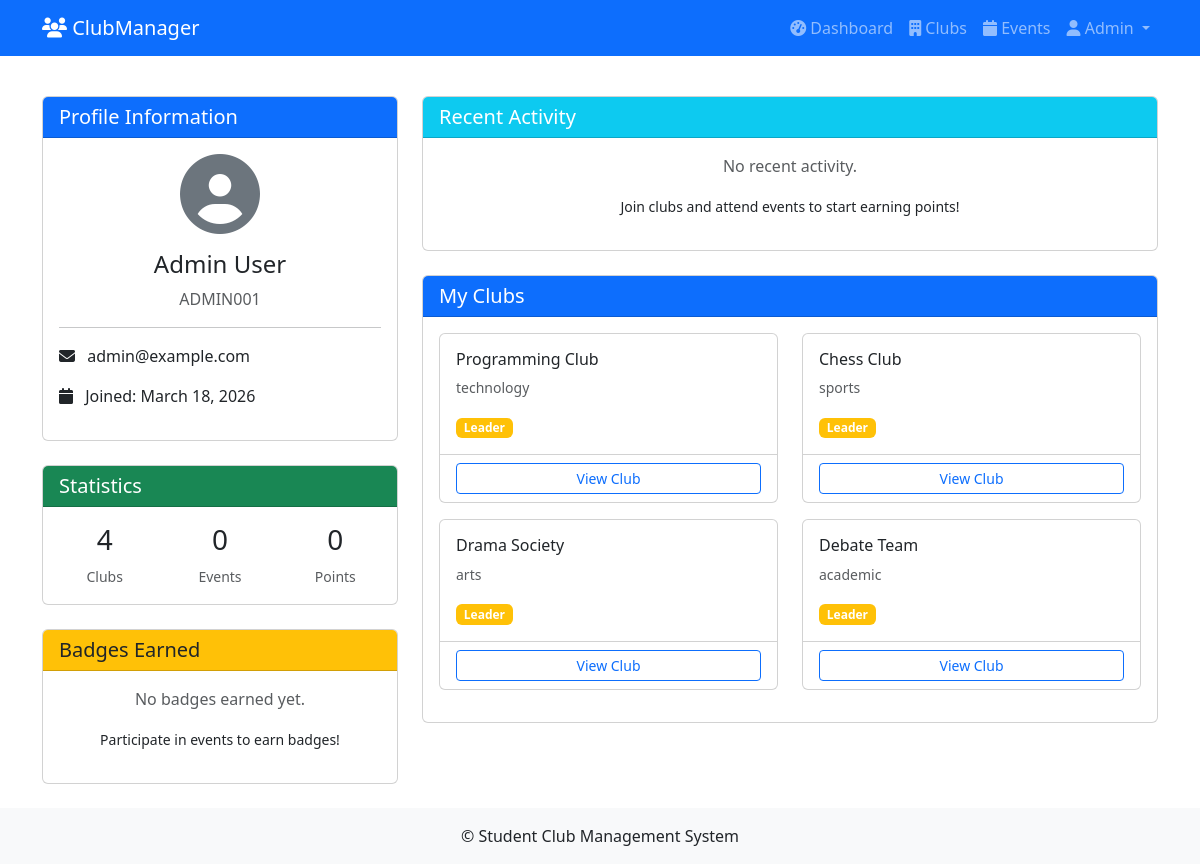
Screenshot of /dashboard/profile (signed in) with the database file from the repository.
### app/models/user.py (models this page shows, shortened)
class User(UserMixin, db.Model):
    __tablename__ = 'users'
    id = db.Column(db.Integer, primary_key=True)
    student_number = db.Column(db.String(20), unique=True, nullable=False)
    email = db.Column(db.String(120), unique=True, nullable=False)
    first_name = db.Column(db.String(50), nullable=False)
    last_name = db.Column(db.String(50), nullable=False)
    password_hash = db.Column(db.String(128), nullable=False)
    phone = db.Column(db.String(20))
    is_admin = db.Column(db.Boolean, default=False)
    is_active = db.Column(db.Boolean, default=True)
    created_at = db.Column(db.DateTime, default=datetime.utcnow)
    last_login = db.Column(db.DateTime)
    memberships = db.relationship('Membership', back_populates='user', cascade='all, delete-orphan')
    events_attended = db.relationship('EventAttendance', back_populates='user')
    announcements = db.relationship('Announcement', back_populates='author')
    contributions = db.relationship('Contribution', back_populates='user')
    @property
    def full_name(self):
        return f"{self.first_name} {self.last_name}"

### app/models/club.py (models this page shows)
class Membership(db.Model):
    __tablename__ = 'memberships'
    id = db.Column(db.Integer, primary_key=True)
    user_id = db.Column(db.Integer, db.ForeignKey('users.id'), nullable=False)
    club_id = db.Column(db.Integer, db.ForeignKey('clubs.id'), nullable=False)
    role = db.Column(db.String(20), default='member')  # 'leader', 'officer', 'member'
    status = db.Column(db.String(20), default='pending')  # 'pending', 'approved', 'rejected'
    joined_at = db.Column(db.DateTime)
    requested_at = db.Column(db.DateTime, default=datetime.utcnow)
    user = db.relationship('User', back_populates='memberships')
    club = db.relationship('Club', back_populates='memberships')
    __table_args__ = (db.UniqueConstraint('user_id', 'club_id', name='unique_membership'),)

class Club(db.Model):
    __tablename__ = 'clubs'
    id = db.Column(db.Integer, primary_key=True)
    name = db.Column(db.String(100), nullable=False, unique=True)
    description = db.Column(db.Text, nullable=False)
    category = db.Column(db.String(50))
    created_at = db.Column(db.DateTime, default=datetime.utcnow)
    created_by = db.Column(db.Integer, db.ForeignKey('users.id'))
    is_active = db.Column(db.Boolean, default=True)
    logo_url = db.Column(db.String(200))
    banner_url = db.Column(db.String(200))
    memberships = db.relationship('Membership', back_populates='club', cascade='all, delete-orphan')
    events = db.relationship('Event', back_populates='club', cascade='all, delete-orphan')
    announcements = db.relationship('Announcement', back_populates='club', cascade='all, delete-orphan')

### app/routes/dashboard.py (the view)
@bp.route('/profile')
@login_required
def profile():
    club_count = Membership.query.filter_by(
        user_id=current_user.id,
        status='approved'
    ).count()
    event_count = EventAttendance.query.filter_by(
        user_id=current_user.id,
        status='attended'
    ).count()
    total_points = db.session.query(func.sum(Contribution.points)).filter(
        Contribution.user_id == current_user.id
    ).scalar() or 0
    badges = UserBadge.query.filter_by(user_id=current_user.id).all()
    recent_contributions = Contribution.query.filter_by(
        user_id=current_user.id
    ).order_by(Contribution.created_at.desc()).limit(5).all()
    return render_template('dashboard/profile.html',
                         club_count=club_count,
                         event_count=event_count,
                         total_points=total_points,
                         badges=badges,
                         recent_contributions=recent_contributions)

### app/templates/dashboard/profile.html (shortened to what this page needs)
{% extends "base.html" %}
{% block content %}
<div class="row">
    <div class="col-md-4">
        <div class="card mb-4">
            <div class="card-header bg-primary text-white">
                <h5 class="mb-0">Profile Information</h5>
            </div>
            <div class="card-body text-center">
                <div class="mb-3">
                    <i class="fas fa-user-circle fa-5x text-secondary"></i>
                </div>
                <h4>{{ current_user.full_name }}</h4>
                <p class="text-muted">{{ current_user.student_number }}</p>
                <hr>
                <div class="text-start">
                    <p><i class="fas fa-envelope me-2"></i> {{ current_user.email }}</p>
                    <p><i class="fas fa-calendar me-2"></i> Joined: {{ current_user.created_at.strftime('%B %d, %Y') }}</p>
                </div>
            </div>
        </div>
        <div class="card mb-4">
            <div class="card-header bg-success text-white">
                <h5 class="mb-0">Statistics</h5>
            </div>
            <div class="card-body">
                <div class="row text-center">
                    <div class="col-4">
                        <h3>{{ club_count }}</h3>
                        <small class="text-muted">Clubs</small>
                    </div>
                    <div class="col-4">
                        <h3>{{ event_count }}</h3>
                        <small class="text-muted">Events</small>
                    </div>
                    <div class="col-4">
                        <h3>{{ total_points }}</h3>
                        <small class="text-muted">Points</small>
                    </div>
                </div>
            </div>
        </div>
        <div class="card">
            <div class="card-header bg-warning">
                <h5 class="mb-0">Badges Earned</h5>
            </div>
            <div class="card-body">
                {% if badges %}
                <div class="row">
                    {% for user_badge in badges %}
                    <div class="col-6 text-center mb-3">
                        <i class="{{ user_badge.badge.icon }} fa-3x text-primary"></i>
                        <h6>{{ user_badge.badge.name }}</h6>
                        <small class="text-muted">{{ user_badge.earned_at.strftime('%b %d, %Y') }}</small>
                    </div>
                    {% endfor %}
                </div>
                {% else %}
                <p class="text-muted text-center">No badges earned yet.</p>
                <p class="text-center"><small>Participate in events to earn badges!</small></p>
                {% endif %}
            </div>
        </div>
    </div>
    <div class="col-md-8">
        <div class="card">
            <div class="card-header bg-info text-white">
                <h5 class="mb-0">Recent Activity</h5>
            </div>
            <div class="card-body">
                {% if recent_contributions %}
                <div class="list-group list-group-flush">
                    {% for contribution in recent_contributions %}
                    <div class="list-group-item">
                        <div class="d-flex justify-content-between align-items-center">
                            <div>
                                <i class="fas fa-star text-warning me-2"></i>
                                <strong>+{{ contribution.points }} points</strong> - {{ contribution.description }}
                            </div>
                            <small class="text-muted">{{ contribution.created_at.strftime('%b %d, %Y') }}</small>
                        </div>
                    </div>
                    {% endfor %}
                </div>
                {% else %}
                <p class="text-muted text-center">No recent activity.</p>
                <p class="text-center"><small>Join clubs and attend events to start earning points!</small></p>
                {% endif %}
            </div>
        </div>
        <div class="card mt-4">
            <div class="card-header bg-primary text-white">
                <h5 class="mb-0">My Clubs</h5>
            </div>
            <div class="card-body">
                {% set memberships = current_user.memberships|selectattr('status', 'equalto', 'approved')|list %}
                {% if memberships %}
                <div class="row">
                    {% for membership in memberships %}
                    <div class="col-md-6 mb-3">
                        <div class="card h-100">
                            <div class="card-body">
                                <h6>{{ membership.club.name }}</h6>
                                <p class="small text-muted">{{ membership.club.category }}</p>
                                {% if membership.role == 'leader' %}
                                <span class="badge bg-warning">Leader</span>
                                {% else %}
                                <span class="badge bg-secondary">Member</span>
                                {% endif %}
                            </div>
                            <div class="card-footer bg-transparent">
                                <a href="{{ url_for('clubs.view_club', club_id=membership.club.id) }}" class="btn btn-sm btn-outline-primary w-100">
                                    View Club
                                </a>
                            </div>
                        </div>
                    </div>
                    {% endfor %}
                </div>
                {% endif %}
            </div>
        </div>
    </div>
</div>
{% endblock %}

### app/templates/base.html (shortened to what this page needs)
<!DOCTYPE html>
<html lang="en">
<head>
    <link href="https://cdn.jsdelivr.net/npm/bootstrap@5.3.0/dist/css/bootstrap.min.css" rel="stylesheet">
    <link rel="stylesheet" href="https://cdnjs.cloudflare.com/ajax/libs/font-awesome/6.4.0/css/all.min.css">
    <link rel="stylesheet" href="{{ url_for('static', filename='css/style.css') }}">
</head>
<body>
    <nav class="navbar navbar-expand-lg navbar-dark bg-primary">
        <div class="container">
            <a class="navbar-brand" href="{{ url_for('clubs.list_clubs') }}">
                <i class="fas fa-users"></i> ClubManager
            </a>
            <div class="collapse navbar-collapse" id="navbarNav">
                <ul class="navbar-nav ms-auto">
                    {% if current_user.is_authenticated %}
                        <li class="nav-item">
                            <a class="nav-link" href="{{ url_for('admin.dashboard') }}">
                                <i class="fas fa-tachometer-alt"></i> Dashboard
                            </a>
                        </li>
                        <li class="nav-item">
                            <a class="nav-link" href="{{ url_for('clubs.list_clubs') }}">
                                <i class="fas fa-building"></i> Clubs
                            </a>
                        </li>
                        <li class="nav-item">
                            <a class="nav-link" href="{{ url_for('events.list_events') }}">
                                <i class="fas fa-calendar"></i> Events
                            </a>
                        </li>
                        <li class="nav-item dropdown">
                            <a class="nav-link dropdown-toggle" href="#" id="navbarDropdown" role="button" data-bs-toggle="dropdown">
                                <i class="fas fa-user"></i> {{ current_user.first_name }}
                            </a>
                        </li>
                    {% endif %}
                </ul>
            </div>
        </div>
    </nav>
    <main class="container py-4">
        {% block content %}{% endblock %}
    </main>
    <footer class="bg-light text-center text-lg-start mt-auto">
        <div class="text-center p-3">
            © Student Club Management System
        </div>
    </footer>
</body>
</html>

### app/static/css/style.css (style rules this page uses)
body { min-height: 100vh; display: flex; flex-direction: column; }
main { flex: 1; }
.card { transition: transform 0.2s, box-shadow 0.2s; }

### rows the page displays
User: first_name "Admin", full_name "Admin User", student_number "ADMIN001", email "admin@example.com", created_at "March 18, 2026"
Membership: club.name "Programming Club", club.category "technology", role "Leader"
Membership: club.name "Chess Club", club.category "sports", role "Leader"
Membership: club.name "Drama Society", club.category "arts", role "Leader"
Membership: club.name "Debate Team", club.category "academic", role "Leader"

### other values shown
{{ club_count }} "4"
{{ event_count }} "0"
{{ total_points }} "0"
